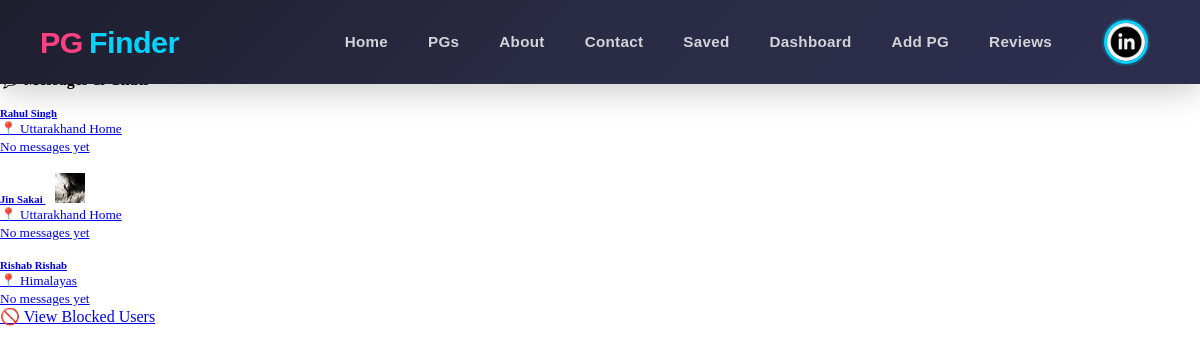
Page /chat/ (signed in) on the committed database.
### users/models.py (models this page shows, shortened)
class MyUser(AbstractBaseUser):
    email = models.EmailField(
        verbose_name="Email Address",
        max_length=255,
        unique=True,
    )
    username = models.CharField(max_length=50,unique=True)
    first_name = models.CharField(max_length=50)
    last_name = models.CharField(max_length=50)
    gender = models.CharField(max_length=30,blank=True,null=True, choices=[
        ('male','Male'),
        ('female','Female'),
    ])
    date_of_birth = models.DateField(blank=True, null=True)
    phone =  models.CharField(max_length=15,unique=True )
    profile_image = models.ImageField(upload_to='profile_images/', blank=True, null=True)
    is_owner = models.BooleanField(default=False)
    aadhar_card = models.CharField(max_length=20, unique=True, blank=True, null=True)
    address = models.TextField(blank=True, null=True)
    city = models.CharField(max_length=100, blank=True, null=True)
    state = models.CharField(max_length=100, blank=True, null=True)
    pin_code = models.CharField(max_length=10, blank=True, null=True)
    date_joined = models.DateTimeField(auto_now_add=True,blank=True)
    last_login = models.DateTimeField(auto_now_add=True)
    is_admin = models.BooleanField(default=False)
    is_staff = models.BooleanField(default=False)
    is_active = models.BooleanField(default=False)
    is_superadmin = models.BooleanField(default=False)
    objects = MyUserManager()
    USERNAME_FIELD = "email"
    REQUIRED_FIELDS = ["username","first_name", "last_name", "date_of_birth"]

### chat/models.py (models this page shows, shortened)
class ChatConversation(models.Model):
    initiator = models.ForeignKey(User, on_delete=models.CASCADE, related_name="initiated_conversations")
    recipient = models.ForeignKey(User, on_delete=models.CASCADE, related_name="received_conversations")
    pg = models.ForeignKey(PgListing, on_delete=models.CASCADE, related_name="conversations", blank=True, null=True)
    is_active = models.BooleanField(default=True)
    created_at = models.DateTimeField(auto_now_add=True)
    updated_at = models.DateTimeField(auto_now=True)
    last_message_at = models.DateTimeField(blank=True, null=True)
    class Meta:
        ordering = ["-last_message_at", "-created_at"]
        unique_together = ("initiator", "recipient", "pg")
    def get_unread_count(self, user):
        return self.messages.filter(receiver=user, is_read=False).count()

### pgs/models.py (models this page shows, shortened)
class PgListing(models.Model):
    TYPE_CHOICES = [
        ("boys", "Boys"),
        ("girls", "Girls"),
        ("coed", "Coed"),
        ("family", "Family"),
    ]
    SHARING_CHOICES = [
        ("single", "Single"),
        ("double", "Double"),
        ("triple", "Triple"),
        ("quad", "Quad"),
    ]
    FURNISHING_CHOICES = [
        ("fully_furnished", "Fully Furnished"),
        ("semi_furnished", "Semi Furnished"),
        ("unfurnished", "Unfurnished"),
    ]
    owner = models.ForeignKey(Users, on_delete=models.CASCADE, related_name="pg_listings")
    title = models.CharField(max_length=100)
    slug = models.SlugField(max_length=200, unique=True)
    description = models.TextField()
    address = models.CharField(max_length=255)
    city = models.CharField(max_length=100)
    state = models.CharField(max_length=100)
    pin_code = models.CharField(max_length=10)
    latitude = models.DecimalField(max_digits=9, decimal_places=6, null=True, blank=True, help_text="Latitude coordinate")
    longitude = models.DecimalField(max_digits=9, decimal_places=6, null=True, blank=True, help_text="Longitude coordinate")
    price_per_month = models.DecimalField(max_digits=10, decimal_places=2)
    security_deposit = models.DecimalField(max_digits=10, decimal_places=2, default=0)
    available_from = models.DateField()
    is_available = models.BooleanField(default=True)
    type_of_pg = models.CharField(max_length=20, blank=True, null=True, choices=TYPE_CHOICES)
    amenities = models.TextField(help_text="Comma-separated list of amenities", blank=True, null=True)
    preferred_tenants = models.CharField(
        max_length=255,
        blank=True,
        help_text="Comma-separated preferred tenant types",
    )
    furnishing_status = models.CharField(
        max_length=30,
        choices=FURNISHING_CHOICES,
        default="fully_furnished",
    )
    food_available = models.BooleanField(default=False)
    parking_available = models.BooleanField(default=False)
    wifi_available = models.BooleanField(default=False)
    rules_or_restrictions = models.TextField(blank=True)
    sharing_type = models.CharField(max_length=20, choices=SHARING_CHOICES)
    created_at = models.DateTimeField(auto_now_add=True)
    updated_at = models.DateTimeField(auto_now=True)
    class Meta:
        ordering = ["-created_at"]

### chat/views.py (the view)
# urls.py: path('', views.chat_list, name='chat_list'),
@login_required(login_url='user_login')
def chat_list(request):
    conversations = ChatConversation.objects.filter(
        Q(initiator=request.user) | Q(recipient=request.user),
        is_active=True
    ).select_related('initiator', 'recipient', 'pg').prefetch_related('messages').order_by('-last_message_at')
    conversations_data = []
    for conv in conversations:
        unread_count = conv.get_unread_count(request.user)
        last_message = conv.messages.first()
        conversations_data.append({
            'conversation': conv,
            'unread_count': unread_count,
            'last_message': last_message,
            'other_user': conv.recipient if conv.initiator == request.user else conv.initiator,
        })
    context = {
        'conversations': conversations_data,
        'page': 'chat',
    }
    return render(request, 'chat/chat_list.html', context)

### templates/chat/chat_list.html (shortened to what this page needs)
{% extends 'base.html' %}
{% load static %}
{% block content %}
<div class="container mt-5">
    <div class="row">
        <div class="col-lg-12">
            <div class="card shadow">
                <div class="card-header bg-primary text-white">
                    <h4 class="mb-0">💬 Messages & Chats</h4>
                </div>
                <div class="card-body">
                    {% if conversations %}
                        <div class="list-group">
                            {% for data in conversations %}
                                <a href="{% url 'chat_detail' data.conversation.id %}"
                                   class="list-group-item list-group-item-action {% if data.unread_count > 0 %}active{% endif %}">
                                    <div class="d-flex w-100 justify-content-between align-items-center">
                                        <div class="flex-grow-1">
                                            <h6 class="mb-1">
                                                {{ data.other_user.first_name }} {{ data.other_user.last_name }}
                                                {% if data.other_user.profile_image %}
                                                    <img src="{{ data.other_user.profile_image.url }}"
                                                         alt="{{ data.other_user.username }}"
                                                         class="rounded-circle"
                                                         style="width: 30px; height: 30px; margin-left: 10px;">
                                                {% endif %}
                                            </h6>
                                            {% if data.conversation.pg %}
                                                <small class="text-muted">📍 {{ data.conversation.pg.title }}</small><br>
                                            {% endif %}
                                            {% if data.last_message %}
                                                <p class="mb-1 text-muted">
                                                    <small>{{ data.last_message.content|truncatewords:10 }}</small>
                                                </p>
                                            {% else %}
                                                <p class="mb-1 text-muted"><small>No messages yet</small></p>
                                            {% endif %}
                                        </div>
                                    </div>
                                </a>
                            {% endfor %}
                        </div>
                    {% else %}
                        <div class="alert alert-info" role="alert">
                            <h5>No conversations yet</h5>
                            <p>Start a conversation by visiting a PG listing and clicking "Message Owner".</p>
                        </div>
                    {% endif %}
                </div>
            </div>
            <div class="mt-4">
                <a href="{% url 'blocked_users' %}" class="btn btn-outline-secondary">
                    🚫 View Blocked Users
                </a>
            </div>
        </div>
    </div>
</div>
{% endblock %}

### templates/includes/nav.html (shortened to what this page needs)
{% load static %}
<nav class="navbar">
  <a class="logo" href="{% url 'home' %}">
    <div class="logo"> <span>PG</span>Finder</div>
  </a>
  <ul class="nav-links">
    {% if user.is_authenticated %}
      <li><a href="{% url 'home'%}">Home</a></li>
      <li><a href="{% url 'pgs' %}">PGs</a></li>
      <li><a href="{% url 'about' %}">About</a></li>
      <li><a href="{% url 'contact' %}">Contact</a></li>
      <li><a href="{% url 'saved_pg_list' %}">Saved</a></li>
      {% if user.is_owner or user.is_staff %}
        <li><a href="{% url 'owner_dashboard' %}">Dashboard</a></li>
          <li><a href="{% url 'pg_register' %}">Add PG</a></li>
        <li><a href="{% url 'owner_booking_reviews' %}">Reviews</a></li>
      {% endif %}
      <li class="user-profile">
        <div class="profile-container" id="profileToggle">
          {% if user.profile_image %}
            <img src="{{ user.profile_image.url }}" alt="Profile" class="profile-img">
          {% else %}
            <img src="{% static 'images/user.png' %}" alt="Profile" class="profile-img">
          {% endif %}
        </div>
      </li>
    {% else %}
      <li><a href="{% url 'about' %}">About</a></li>
      <li><a href="{%url 'user_login'%}">Login</a></li>
      <li><a href="{%url 'signup'%}">Signup</a></li>
    {% endif %}
  </ul>
</nav>

### static/css/nav.css (style rules this page uses)
* { margin: 0; padding: 0; box-sizing: border-box; }
html { margin: 0; padding: 0; }
body { margin: 0; padding: 0; padding-top: 70px; }
.navbar { background: linear-gradient(135deg, #1e1e2f 0%, #2a2b45 50%, #2d2e4f 100%); color: white; display: flex; justify-content: space-between; align-items: center; padding: 12px 40px; font-family: 'Poppins', sans-serif; position: fixed; top: 0; left: 0; right: 0; width: 100%; z-index: 1000; box-shadow: 0 8px 32px rgba(0, 0, 0, 0.2); backdrop-filter: blur(10px); min-height: 70px; }
.logo { font-size: 1.9rem; font-weight: 800; color: #00d4ff; text-decoration: none; display: flex; align-items: center; gap: 6px; transition: all 0.3s ease; letter-spacing: -0.5px; }
.logo span { color: #ff4081; font-weight: 800; }
.nav-links { list-style: none; display: flex; gap: 40px; align-items: center; }
.nav-links a { text-decoration: none; color: #d4d4d8; font-size: 0.95rem; font-weight: 600; transition: all 0.3s ease; position: relative; letter-spacing: 0.3px; }
.nav-links a::after { content: ''; position: absolute; bottom: -8px; left: 0; width: 0; height: 3px; background: linear-gradient(135deg, #00d4ff, #0099cc); transition: width 0.3s ease; border-radius: 3px; }
.user-profile { list-style: none; margin-left: auto; position: relative; }
.profile-container { display: flex; flex-direction: column; align-items: center; gap: 6px; cursor: pointer; transition: all 0.3s ease; padding: 8px 12px; border-radius: 12px; }
.profile-img { width: 44px; height: 44px; border-radius: 50%; object-fit: cover; border: 3px solid #00d4ff; transition: all 0.3s ease; box-shadow: 0 0 0 2px rgba(0, 212, 255, 0.2); }

### templates/base.html (style rules this page uses)
html, body { max-width: 100vw !important; overflow-x: hidden !important; }

### templates/chat/chat_list.html (style rules this page uses)
.list-group-item { border-left: 4px solid transparent; transition: all 0.3s ease; }

### rows in the picture
MyUser: profile_image (picture)
ChatConversation: other_user.first_name "Rahul", other_user.last_name "Singh", conversation.pg "Uttarakhand Home"
ChatConversation: other_user.first_name "Jin", other_user.last_name "Sakai", other_user.profile_image (picture), conversation.pg "Uttarakhand Home"
ChatConversation: other_user.first_name "Rishab", other_user.last_name "Rishab", conversation.pg "Himalayas"
